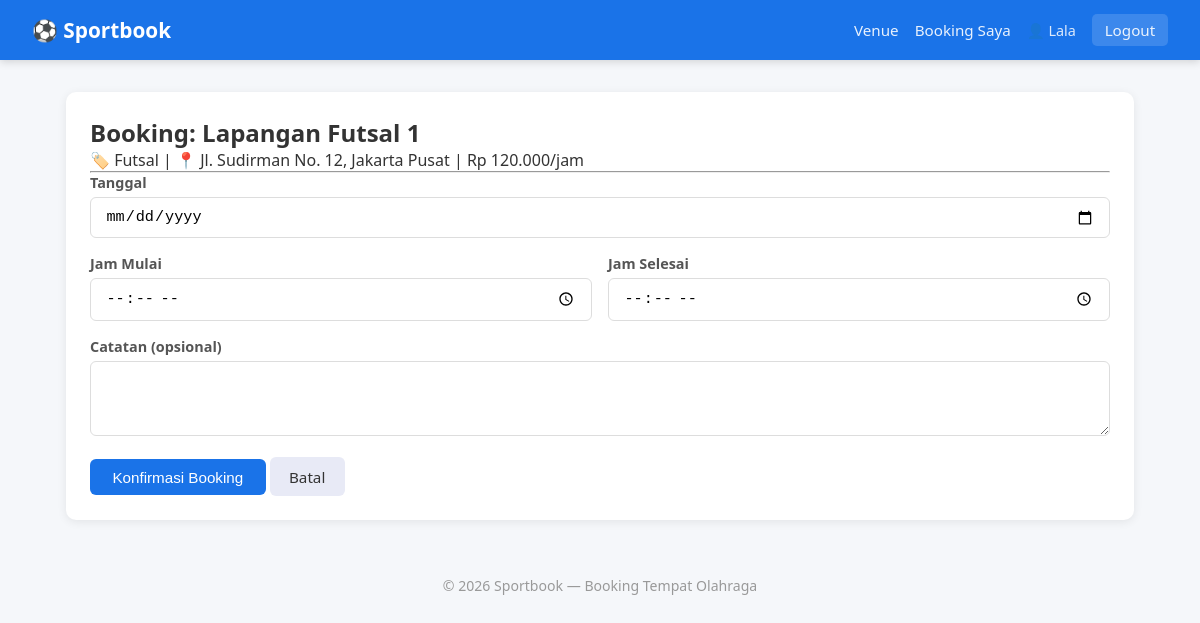
/public/booking/1 (signed in), run on the app's committed database.
### tables this page shows
CREATE TABLE `venues` (
  `id` int(11) NOT NULL,
  `nama` varchar(100) NOT NULL,
  `jenis_olahraga` varchar(50) NOT NULL,
  `alamat` text NOT NULL,
  `deskripsi` text DEFAULT NULL,
  `harga_per_jam` decimal(10,2) NOT NULL,
  `foto` varchar(255) DEFAULT NULL,
  `status` enum('active','inactive') DEFAULT 'active',
  `created_at` timestamp NOT NULL DEFAULT current_timestamp()
);

### core/Controller.php (called while the page is built, shortened)
<?php
class Controller {
    protected function view(string $view, array $data = []): void {
        extract($data);
        require_once ROOT_PATH . '/app/views/layouts/header.php';
        require_once ROOT_PATH . '/app/views/' . $view . '.php';
        require_once ROOT_PATH . '/app/views/layouts/footer.php';
    }
}

### app/controllers/BookingController.php (called while the page is built, shortened)
<?php
require_once ROOT_PATH . '/app/models/Booking.php';
class BookingController extends Controller {
    private Venue $venue;
    public function __construct() {
        $this->venue   = new Venue();
    }
    public function form(string $venueId): void {
        $venue = $this->venue->findById((int)$venueId);
        $this->view('member/booking', ['venue' => $venue, 'error' => flashGet('error')]);
    }
}

### core/App.php (called while the page is built, shortened)
<?php
require_once ROOT_PATH . '/config/database.php';
require_once ROOT_PATH . '/core/Router.php';
require_once ROOT_PATH . '/core/Controller.php';
require_once ROOT_PATH . '/core/Model.php';
require_once ROOT_PATH . '/app/helpers/functions.php';
class App {
    private Router $router;
    public function __construct() {
        $this->router = new Router();
    }
    public function run(): void {
        $url    = $_GET['url'] ?? '';
        $method = $_SERVER['REQUEST_METHOD'];
        $this->router->dispatch($url, $method);
    }
}

### public/index.php (called while the page is built, shortened)
<?php
require_once ROOT_PATH . '/core/App.php';
$app = new App();
$app->run();

### config/database.php (called while the page is built, shortened)
<?php
function getDB(): PDO {
    static $pdo = null;
    if ($pdo === null) {
        $dsn = "mysql:host=" . DB_HOST . ";dbname=" . DB_NAME . ";charset=" . DB_CHARSET;
        $options = [
            PDO::ATTR_ERRMODE            => PDO::ERRMODE_EXCEPTION,
            PDO::ATTR_DEFAULT_FETCH_MODE => PDO::FETCH_ASSOC,
            PDO::ATTR_EMULATE_PREPARES   => false,
        ];
        $pdo = new PDO($dsn, DB_USER, DB_PASS, $options);
    }
    return $pdo;
}

### core/Model.php (called while the page is built, shortened)
<?php
class Model {
    protected PDO $db;
    protected string $table = '';
    public function __construct() {
        $this->db = getDB();
    }
    protected function query(string $sql, array $params = []): PDOStatement {
        $stmt = $this->db->prepare($sql);
        $stmt->execute($params);
        return $stmt;
    }
    public function findOne(string $where, array $params): ?array {
        $sql = "SELECT * FROM {$this->table} WHERE $where LIMIT 1";
        $row = $this->query($sql, $params)->fetch();
        return $row ?: null;
    }
    public function findById(int $id): ?array {
        return $this->findOne('id = ?', [$id]);
    }
}

### app/helpers/functions.php (called while the page is built, shortened)
<?php
function e(string $str): string {
    return htmlspecialchars($str, ENT_QUOTES, 'UTF-8');
}
function formatRupiah(float $amount): string {
    return 'Rp ' . number_format($amount, 0, ',', '.');
}

### app/views/member/booking.php (the view, shortened to what this page needs)
<div class="card">
    <h2>Booking: <?= e($venue['nama']) ?></h2>
    <p>🏷️ <?= e($venue['jenis_olahraga']) ?> | 📍 <?= e($venue['alamat']) ?> | <?= formatRupiah($venue['harga_per_jam']) ?>/jam</p>
    <hr>
    <form method="POST" action="<?= BASE_URL ?>/booking/<?= $venue['id'] ?>">
        <div class="form-group">
            <label>Tanggal</label>
            <input type="date" name="tanggal" min="<?= date('Y-m-d') ?>" required>
        </div>
        <div class="form-row">
            <div class="form-group">
                <label>Jam Mulai</label>
                <input type="time" name="jam_mulai" required>
            </div>
            <div class="form-group">
                <label>Jam Selesai</label>
                <input type="time" name="jam_selesai" required>
            </div>
        </div>
        <div class="form-group">
            <label>Catatan (opsional)</label>
            <textarea name="catatan" rows="3"></textarea>
        </div>
        <button type="submit" class="btn-primary">Konfirmasi Booking</button>
        <a href="<?= BASE_URL ?>/venues" class="btn-secondary">Batal</a>
    </form>
</div>

### core/Router.php (shortened to what this page needs)
<?php
class Router {
    private array $routes = [];
    public function add(string $method, string $path, string $controller, string $action): void {
        $this->routes[] = compact('method', 'path', 'controller', 'action');
    }
    public function dispatch(string $url, string $method): void {
        $url = trim($url, '/');
        foreach ($this->routes as $route) {
            $pattern = preg_replace('/\{[^}]+\}/', '([^/]+)', $route['path']);
            $pattern = '#^' . $pattern . '$#';
            if ($route['method'] === $method && preg_match($pattern, $url, $matches)) {
                array_shift($matches);
                $controller = new $route['controller']();
                call_user_func_array([$controller, $route['action']], $matches);
                return;
            }
        }
    }
}

### public/css/style.css (style rules this page uses)
*, *::before, *::after { box-sizing: border-box; margin: 0; padding: 0; }
body { font-family: 'Segoe UI', sans-serif; background: #f5f7fa; color: #333; }
.card { background: #fff; border-radius: 10px; padding: 1.5rem; box-shadow: 0 2px 10px rgba(0,0,0,.08); margin-bottom: 1.5rem; }
.form-group { margin-bottom: 1rem; }
.form-group label { display: block; font-size: .9rem; font-weight: 600; margin-bottom: .3rem; color: #555; }
.form-group input, .form-group select, .form-group textarea { width: 100%; padding: .6rem .9rem; border: 1px solid #ddd; border-radius: 6px; font-size: .95rem; transition: border-color .2s; }
.form-row { display: grid; grid-template-columns: 1fr 1fr; gap: 1rem; }
.btn-primary { background: #1a73e8; color: #fff; border: none; padding: .6rem 1.4rem; border-radius: 6px; cursor: pointer; font-size: .95rem; text-decoration: none; display: inline-block; transition: background .2s; }
.btn-secondary { background: #e8eaf6; color: #333; border: none; padding: .6rem 1.2rem; border-radius: 6px; cursor: pointer; font-size: .95rem; text-decoration: none; display: inline-block; }

### data on the page
venues: nama "Lapangan Futsal 1", jenis_olahraga "Futsal", alamat "Jl. Sudirman No. 12, Jakarta Pusat", harga_per_jam "Rp 120.000"
